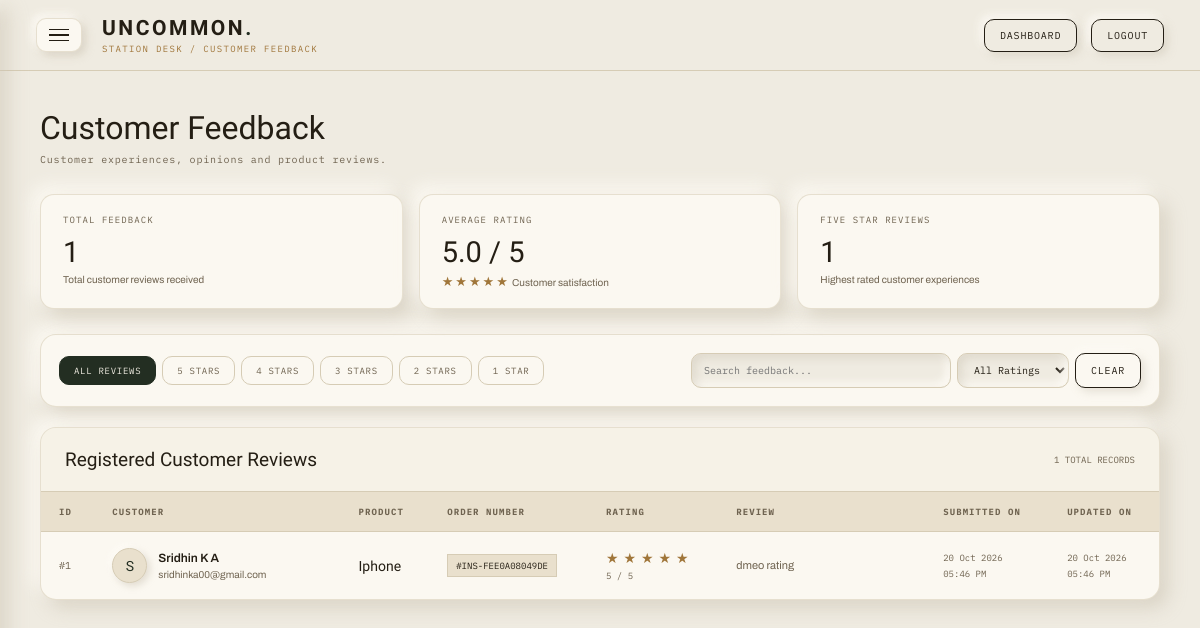
Page /admin_panel/view_feedback (signed in) on the earlier database version.
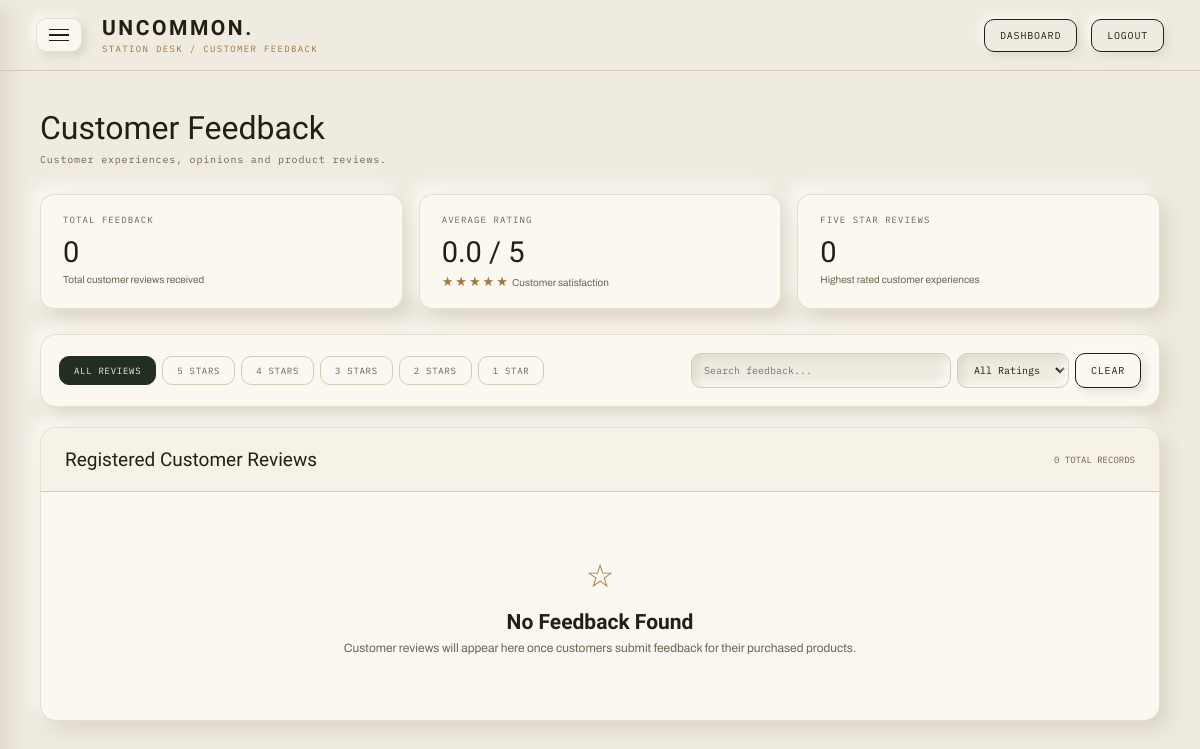
Same page on the later database version.
### admin_panel/models.py (models this page shows, shortened)
class Feedback(models.Model):
    customer = models.ForeignKey(
        'customer.Customer',
        on_delete=models.CASCADE,
        related_name='feedbacks'
    )
    product = models.ForeignKey(
        'admin_panel.Product',
        on_delete=models.CASCADE,
        related_name='feedbacks'
    )
    order_number = models.CharField(max_length=50)
    rating = models.PositiveSmallIntegerField()
    comment = models.TextField(max_length=1000)
    created_at = models.DateTimeField(auto_now_add=True)
    updated_at = models.DateTimeField(auto_now=True)
    class Meta:
        ordering = ['-created_at']
        constraints = [
            models.UniqueConstraint(
                fields=['customer', 'product', 'order_number'],
                name='unique_customer_product_order_feedback'
            ),
            models.CheckConstraint(
                condition=models.Q(rating__gte=1, rating__lte=5),
                name='feedback_rating_between_1_and_5'
            ),
        ]

class Product(models.Model):
    category = models.ForeignKey(
        Category,
        on_delete=models.PROTECT,
        related_name="products"
    )
    product_name = models.CharField(max_length=150)
    overview = models.CharField(
        max_length=300,
        blank=True
    )
    description = models.TextField(blank=True)
    price = models.DecimalField(
        max_digits=10,
        decimal_places=2
    )
    stock = models.PositiveIntegerField(default=0)
    image = models.ImageField(
        upload_to="products/",
        blank=True,
        null=True
    )
    image2 = models.ImageField(
        upload_to="products/",
        blank=True,
        null=True
    )
    image3 = models.ImageField(
        upload_to="products/",
        blank=True,
        null=True
    )
    image4 = models.ImageField(
        upload_to="products/",
        blank=True,
        null=True
    )
    is_rare = models.BooleanField(default=False)
    is_limited = models.BooleanField(default=False)
    created_at = models.DateTimeField(auto_now_add=True)
    def __str__(self):
        return self.product_name

### customer/models.py (models this page shows)
class Customer(models.Model):
    name = models.CharField(max_length=100)
    email = models.EmailField(unique=True)
    phone = models.CharField(max_length=20)
    username = models.CharField(max_length=100, unique=True)
    password = models.CharField(max_length=255)
    def __str__(self):
        return self.name

### admin_panel/views.py (the view)
# urls.py: path("view_feedback", views.admin_feedback, name="admin_feedback"),
@admin_required
def admin_feedback(request):
    if not request.session.get("admin"):
        return redirect("admin_login")
    feedbacks = Feedback.objects.select_related(
        "customer",
        "product"
    ).order_by("-created_at")
    stats = Feedback.objects.aggregate(
        total=Count("id"),
        average=Avg("rating"),
    )
    five_star_count = Feedback.objects.filter(
        rating=5
    ).count()
    return render(
        request,
        "admin_panel/feedback_list.html",
        {
            "feedbacks": feedbacks,
            "total_feedback": stats["total"] or 0,
            "average_rating": round(stats["average"] or 0, 1),
            "five_star_count": five_star_count,
        }
    )

### admin_panel/views.py (called while the page is built)
def admin_required(view):
    @wraps(view)
    def wrapped(request, *args, **kwargs):
        admin_id = request.session.get("admin")
        admin = Admin.objects.filter(pk=admin_id).first() if admin_id else None
        if admin is None:
            if admin_id:
                request.session.flush()
            return redirect("home")
        request.admin_user = admin
        return view(request, *args, **kwargs)
    return wrapped

### templates/admin_panel/feedback_list.html (shortened to what the changed rows need)
{% load static %}
<!DOCTYPE html>
<html lang="en">
<head>
</head>
<body>
<main>
    <div class="page-header">
        <div>
            <h1 class="page-title">
                Customer Feedback
            </h1>
        </div>
    </div>
    <section class="stats-grid">
        <div class="stat-card">
            <div class="stat-label">
                Total Feedback
            </div>
            <div class="stat-value">
                {{ total_feedback|default:0 }}
            </div>
            <div class="stat-description">
                Total customer reviews received
            </div>
        </div>
        <div class="stat-card">
            <div class="stat-label">
                Average Rating
            </div>
            <div class="stat-value">
                {{ average_rating|default:"0.0" }} / 5
            </div>
            <div class="stat-description">
                <span class="stat-stars">★★★★★</span>
                Customer satisfaction
            </div>
        </div>
        <div class="stat-card">
            <div class="stat-label">
                Five Star Reviews
            </div>
            <div class="stat-value">
                {{ five_star_count|default:0 }}
            </div>
            <div class="stat-description">
                Highest rated customer experiences
            </div>
        </div>
    </section>
    <section class="table-card">
        <div class="table-header">
            <div>
                <h2>Registered Customer Reviews</h2>
            </div>
            <div class="record-count">
                {{ total_feedback|default:0 }} TOTAL RECORDS
            </div>
        </div>
        {% if feedbacks %}
            <div class="table-wrapper">
                <table id="feedbackTable">
                    <thead>
                        <tr>
                            <th>ID</th>
                            <th>Customer</th>
                            <th>Product</th>
                            <th>Order Number</th>
                            <th>Rating</th>
                            <th>Review</th>
                            <th>Submitted On</th>
                            <th>Updated On</th>
                        </tr>
                    </thead>
                    <tbody>
                        {% for feedback in feedbacks %}
                            <tr class="feedback-row"
                                data-rating="{{ feedback.rating }}">
                                <td class="id">
                                    #{{ feedback.id }}
                                </td>
                                <td>
                                    <div class="customer-cell">
                                        <div class="customer-avatar">
                                            {{ feedback.customer.email|default:"U"|first|upper }}
                                        </div>
                                        <div>
                                            <div class="customer-name">
                                                {{ feedback.customer }}
                                            </div>
                                            <div class="customer-email">
                                                {{ feedback.customer.email }}
                                            </div>
                                        </div>
                                    </div>
                                </td>
                                <td>
                                    <div class="product-name">
                                        {{ feedback.product }}
                                    </div>
                                </td>
                                <td>
                                    <span class="order-number">
                                        #{{ feedback.order_number }}
                                    </span>
                                </td>
                                <td>
                                    <div class="rating-stars">
                                        {% for star in "12345" %}
                                            {% if forloop.counter <= feedback.rating %}
                                                ★
                                            {% else %}
                                                ☆
                                            {% endif %}
                                        {% endfor %}
                                    </div>
                                    <span class="rating-value">
                                        {{ feedback.rating }} / 5
                                    </span>
                                </td>
                                <td class="comment-cell">
                                    <div class="comment-text"
                                         title="{{ feedback.comment }}">
                                        {{ feedback.comment|default:"No comment provided." }}
                                    </div>
                                </td>
                                <td class="date-cell">
                                    {{ feedback.created_at|date:"d M Y" }}
                                    <br>
                                    {{ feedback.created_at|date:"h:i A" }}
                                </td>
                                <td class="date-cell">
                                    {{ feedback.updated_at|date:"d M Y" }}
                                    <br>
                                    {{ feedback.updated_at|date:"h:i A" }}
                                </td>
                            </tr>
                        {% endfor %}
                    </tbody>
                </table>
            </div>
        {% else %}
            <div class="empty">
                <div class="empty-icon">
                    ☆
                </div>
                <h3>No Feedback Found</h3>
                <p>
                    Customer reviews will appear here once customers
                    submit feedback for their purchased products.
                </p>
            </div>
        {% endif %}
    </section>
</main>
</body>
</html>

Differences in the rows shown:
removed Feedback: id "1", customer.email|first "S", customer "Sridhin K A", customer.email "sridhinka00@gmail.com", product "Iphone", order_number "INS-FEE0A08049DE", rating "5", comment "dmeo rating", created_at "20 Oct 2026", created_at "05:46 PM", updated_at "20 Oct 2026", updated_at "05:46 PM"
Other differences:
{{ total_feedback|default:0 }}: "1" → "0"
{{ average_rating|default:"0.0" }}: "5.0" → "0.0"
{{ five_star_count|default:0 }}: "1" → "0"
text no longer shown: "ID CUSTOMER PRODUCT ORDER NUMBER RATING REVIEW SUBMITTED ON UPDATED ON"
text now shown: "☆ No Feedback Found Customer reviews will appear here once customers submit feedback for their purchased products."
